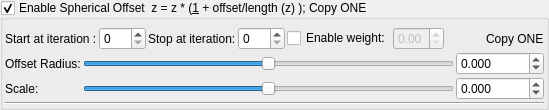
    <widget class="MyGroupBox" name="groupCheck_transform_sphericalOffset1_enabled">
     <property name="title">
      <string>Enable Spherical Offset  z = z * (&amp;1 + offset/length (z) ); Copy ONE</string>
     </property>
     <property name="checkable">
      <bool>true</bool>
     </property>
     <layout class="QVBoxLayout" name="verticalLayout_23" stretch="0,0,0">
      <property name="spacing">
       <number>2</number>
      </property>
      <property name="leftMargin">
       <number>2</number>
      </property>
      <property name="topMargin">
       <number>2</number>
      </property>
      <property name="rightMargin">
       <number>2</number>
      </property>
      <property name="bottomMargin">
       <number>2</number>
      </property>
      <item>
       <layout class="QGridLayout" name="gridLayout_38">
        <property name="topMargin">
         <number>5</number>
        </property>
        <item row="0" column="3">
         <widget class="MySpinBox" name="spinboxInt_transform_sphericalOffset1_stop_iterations">
          <property name="sizePolicy">
           <sizepolicy hsizetype="Preferred" vsizetype="Maximum">
            <horstretch>0</horstretch>
            <verstretch>0</verstretch>
           </sizepolicy>
          </property>
          <property name="maximum">
           <number>250</number>
          </property>
         </widget>
        </item>
        <item row="0" column="5">
         <widget class="MyDoubleSpinBox" name="spinbox_transform_sphericalOffset1_weight">
          <property name="enabled">
           <bool>false</bool>
          </property>
          <property name="sizePolicy">
           <sizepolicy hsizetype="Minimum" vsizetype="Maximum">
            <horstretch>0</horstretch>
            <verstretch>0</verstretch>
           </sizepolicy>
          </property>
          <property name="decimals">
           <number>2</number>
          </property>
          <property name="minimum">
           <double>0.000000000000000</double>
          </property>
          <property name="maximum">
           <double>1.000000000000000</double>
          </property>
          <property name="singleStep">
           <double>0.100000000000000</double>
          </property>
         </widget>
        </item>
        <item row="0" column="7">
         <widget class="QLabel" name="label_137">
          <property name="text">
           <string>Copy ONE</string>
          </property>
         </widget>
        </item>
        <item row="0" column="2">
         <widget class="QLabel" name="label_138">
          <property name="text">
           <string>Stop at iteration:</string>
          </property>
         </widget>
        </item>
        <item row="0" column="6">
         <spacer name="horizontalSpacer_21">
          <property name="orientation">
           <enum>Qt::Horizontal</enum>
          </property>
          <property name="sizeHint" stdset="0">
           <size>
            <width>40</width>
            <height>20</height>
           </size>
          </property>
         </spacer>
        </item>
        <item row="0" column="1">
         <widget class="MySpinBox" name="spinboxInt_transform_sphericalOffset1_start_iterations">
          <property name="sizePolicy">
           <sizepolicy hsizetype="Minimum" vsizetype="Maximum">
            <horstretch>0</horstretch>
            <verstretch>0</verstretch>
           </sizepolicy>
          </property>
          <property name="minimum">
           <number>0</number>
          </property>
          <property name="maximum">
           <number>250</number>
          </property>
          <property name="value">
           <number>0</number>
          </property>
         </widget>
        </item>
        <item row="0" column="0">
         <widget class="QLabel" name="label_139">
          <property name="text">
           <string>Start at iteration :</string>
          </property>
         </widget>
        </item>
        <item row="0" column="4">
         <widget class="QCheckBox" name="checkBox_transform_sphericalOffset1_weight_enabled">
          <property name="text">
           <string>Enable weight:</string>
          </property>
         </widget>
        </item>
       </layout>
      </item>
      <item>
       <layout class="QGridLayout" name="gridLayout_39">
        <property name="spacing">
         <number>2</number>
        </property>
        <item row="0" column="1">
         <widget class="QSlider" name="slider_transform_sphericalOffset1_offset_radius">
          <property name="sizePolicy">
           <sizepolicy hsizetype="Expanding" vsizetype="Maximum">
            <horstretch>0</horstretch>
            <verstretch>0</verstretch>
           </sizepolicy>
          </property>
          <property name="minimum">
           <number>-18000</number>
          </property>
          <property name="maximum">
           <number>18000</number>
          </property>
          <property name="value">
           <number>0</number>
          </property>
          <property name="sliderPosition">
           <number>0</number>
          </property>
          <property name="orientation">
           <enum>Qt::Horizontal</enum>
          </property>
         </widget>
        </item>
        <item row="0" column="0">
         <widget class="QLabel" name="label_140">
          <property name="text">
           <string>Offset Radius:</string>
          </property>
         </widget>
        </item>
        <item row="0" column="2">
         <widget class="MyDoubleSpinBox" name="spinbox_transform_sphericalOffset1_offset_radius">
          <property name="sizePolicy">
           <sizepolicy hsizetype="Minimum" vsizetype="Maximum">
            <horstretch>0</horstretch>
            <verstretch>0</verstretch>
           </sizepolicy>
          </property>
          <property name="prefix">
           <string/>
          </property>
          <property name="suffix">
           <string/>
          </property>
          <property name="decimals">
           <number>3</number>
          </property>
          <property name="minimum">
           <double>-36000.000000000000000</double>
          </property>
          <property name="maximum">
           <double>36000.000000000000000</double>
          </property>
          <property name="singleStep">
           <double>0.100000000000000</double>
          </property>
         </widget>
        </item>
        <item row="1" column="2">
         <widget class="MyDoubleSpinBox" name="spinbox_transform_sphericalOffset1_scale">
          <property name="sizePolicy">
           <sizepolicy hsizetype="Minimum" vsizetype="Maximum">
            <horstretch>0</horstretch>
            <verstretch>0</verstretch>
           </sizepolicy>
          </property>
          <property name="prefix">
           <string/>
          </property>
          <property name="suffix">
           <string/>
          </property>
          <property name="decimals">
           <number>3</number>
          </property>
          <property name="minimum">
           <double>-36000.000000000000000</double>
          </property>
          <property name="maximum">
           <double>36000.000000000000000</double>
          </property>
          <property name="singleStep">
           <double>0.100000000000000</double>
          </property>
         </widget>
        </item>
        <item row="1" column="1">
         <widget class="QSlider" name="slider_transform_sphericalOffset1_scale">
          <property name="sizePolicy">
           <sizepolicy hsizetype="Expanding" vsizetype="Maximum">
            <horstretch>0</horstretch>
            <verstretch>0</verstretch>
           </sizepolicy>
          </property>
          <property name="minimum">
           <number>-18000</number>
          </property>
          <property name="maximum">
           <number>18000</number>
          </property>
          <property name="value">
           <number>0</number>
          </property>
          <property name="sliderPosition">
           <number>0</number>
          </property>
          <property name="orientation">
           <enum>Qt::Horizontal</enum>
          </property>
         </widget>
        </item>
        <item row="1" column="0">
         <widget class="QLabel" name="label_144">
          <property name="text">
           <string>Scale:</string>
          </property>
         </widget>
        </item>
       </layout>
      </item>
      <item>
       <widget class="Line" name="line_30">
        <property name="orientation">
         <enum>Qt::Horizontal</enum>
        </property>
       </widget>
      </item>
     </layout>
    </widget>
